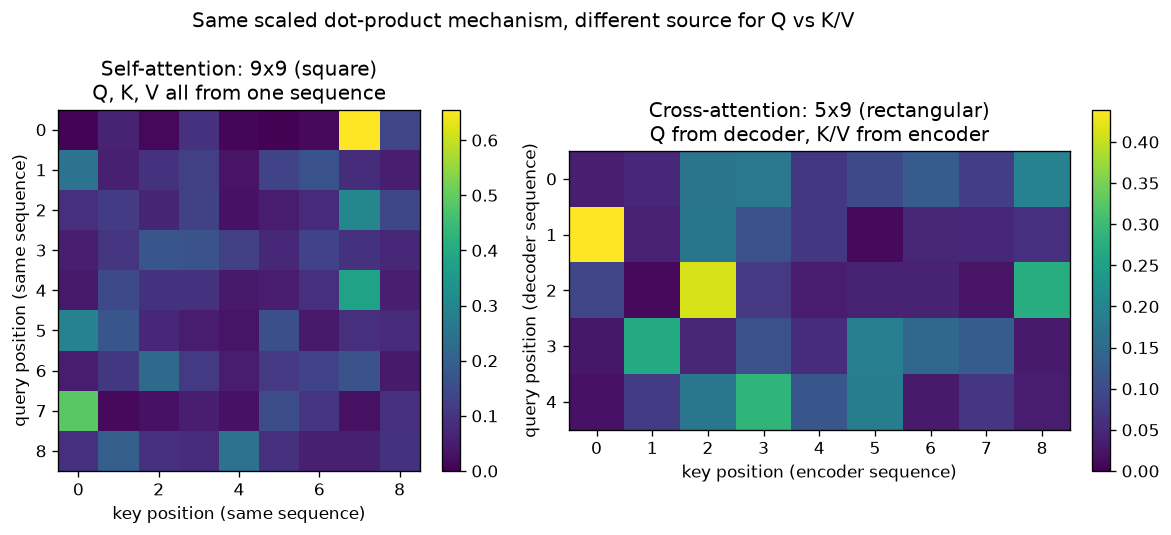

The Python source for this figure:
"""
Day 57 — Self- vs Cross-Attention: same QKV mechanism, different
source of Q versus K/V.

Self-attention: one sequence of 9 tokens, Q/K/V all projected from
the SAME embeddings -> attention matrix is square (9x9).

Cross-attention: a short 5-token decoder sequence supplies Q, while
a longer 9-token encoder sequence supplies K/V -> attention matrix
is rectangular (5x9), since query count and key count differ.

Both use identical scaled dot-product machinery (seed=42, same d_k);
the only structural difference is where Q comes from.
"""
import numpy as np
import matplotlib.pyplot as plt

np.random.seed(42)

d_model = 16
d_k = 8
n_self = 9      # self-attention sequence length
n_dec = 5       # cross-attention: decoder (query) length
n_enc = 9       # cross-attention: encoder (key/value) length


def softmax_rows(x):
    x = x - x.max(axis=-1, keepdims=True)
    e = np.exp(x)
    return e / e.sum(axis=-1, keepdims=True)


def attention_weights(q_src, kv_src, Wq, Wk):
    Q = q_src @ Wq
    K = kv_src @ Wk
    scores = (Q @ K.T) / np.sqrt(d_k)
    return softmax_rows(scores)


Wq = np.random.randn(d_model, d_k) * (1.0 / np.sqrt(d_model))
Wk = np.random.randn(d_model, d_k) * (1.0 / np.sqrt(d_model))

# self-attention: one shared sequence, Q and K/V both come from it
x_self = np.random.randn(n_self, d_model)
self_weights = attention_weights(x_self, x_self, Wq, Wk)

# cross-attention: decoder sequence (Q) is different from encoder sequence (K/V)
x_dec = np.random.randn(n_dec, d_model)
x_enc = np.random.randn(n_enc, d_model)
cross_weights = attention_weights(x_dec, x_enc, Wq, Wk)

fig, axes = plt.subplots(1, 2, figsize=(11, 4.5))

im0 = axes[0].imshow(self_weights, cmap="viridis", vmin=0, vmax=self_weights.max())
axes[0].set_title(f"Self-attention: {n_self}x{n_self} (square)\nQ, K, V all from one sequence")
axes[0].set_xlabel("key position (same sequence)")
axes[0].set_ylabel("query position (same sequence)")
fig.colorbar(im0, ax=axes[0], fraction=0.046, pad=0.04)

im1 = axes[1].imshow(cross_weights, cmap="viridis", vmin=0, vmax=cross_weights.max())
axes[1].set_title(f"Cross-attention: {n_dec}x{n_enc} (rectangular)\nQ from decoder, K/V from encoder")
axes[1].set_xlabel("key position (encoder sequence)")
axes[1].set_ylabel("query position (decoder sequence)")
fig.colorbar(im1, ax=axes[1], fraction=0.046, pad=0.04)

fig.suptitle("Same scaled dot-product mechanism, different source for Q vs K/V", fontsize=12)
plt.tight_layout()
plt.savefig("graph_DAY_57.png", dpi=120, bbox_inches="tight")
